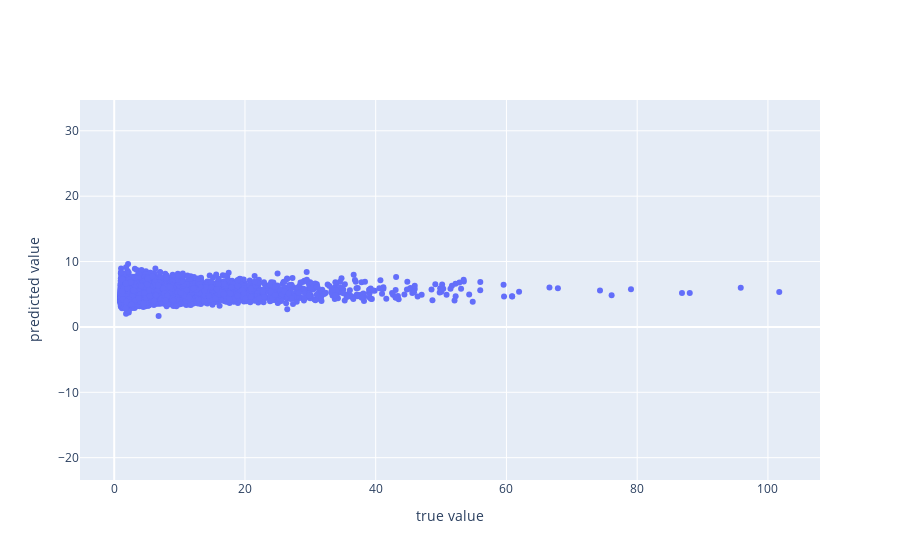

The notebook cell saved with this chart:
### Code cell
fig = go.Figure(
    data=go.Scatter(
        x=y_train.squeeze(),
        y=Lasso_pred_los.squeeze(),
        mode='markers'
    )
)
fig.update_xaxes(
    title='true value'
  )
fig.update_yaxes(
    title='predicted value',
    scaleanchor='x',
    scaleratio=1
  )

### Figure 1 — Plotly figure (JSON) as saved in the notebook; plotly's stock layout.template omitted (floating-point values rounded to 4 significant figures; data arrays with more than 128 entries replaced by an {"elided": "..."} marker saying what was removed)
{"data": [{"mode": "markers", "type": "scatter", "x": {"elided": "14289 float values"}, "y": {"elided": "14289 float values"}}], "layout": {"autosize": true, "xaxis": {"autorange": true, "domain": [0, 1], "range": [-5.095, 107.8], "title": {"text": "true value"}, "type": "linear"}, "yaxis": {"autorange": true, "domain": [0, 1], "range": [-5.129, 16.43], "scaleanchor": "x", "scaleratio": 1, "title": {"text": "predicted value"}, "type": "linear"}}}
